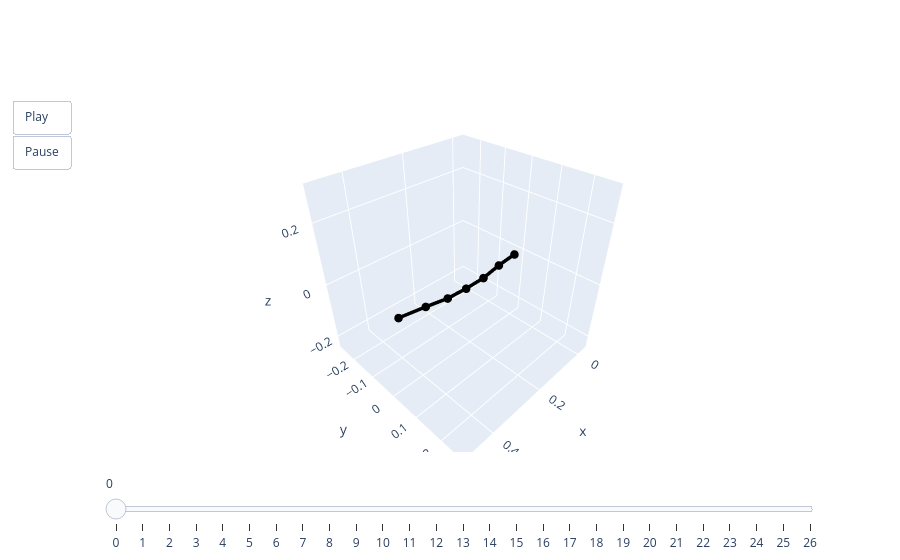

The notebook cell this image was saved under:
### Code cell
animate(valid.qs[0])

### Figure 1 — Plotly figure (JSON) as saved in the notebook; plotly's stock layout.template omitted (floating-point values rounded to 4 significant figures)
{"data": [{"line": {"color": "black", "width": 7}, "marker": {"size": 5}, "mode": "lines+markers", "type": "scatter3d", "x": [0, 0.075, 0.1445, 0.2189, 0.293, 0.3735, 0.4637], "y": [0, 0, 0, 0, 0, 0, 0], "z": [0, -0.006736, -0.01976, -0.02017, -0.01538, 0.0007381, 0.01666]}], "layout": {"scene": {"aspectmode": "cube", "xaxis": {"autorange": false, "range": [-0.04637, 0.5101]}, "yaxis": {"autorange": false, "range": [-0.2782, 0.2782]}, "zaxis": {"autorange": false, "range": [-0.2469, 0.3096]}}, "sliders": [{"steps": [{"args": [["0"], {"frame": {"duration": 0, "redraw": true}, "mode": "immediate"}], "label": "0", "method": "animate"}, {"args": [["1"], {"frame": {"duration": 0, "redraw": true}, "mode": "immediate"}], "label": "1", "method": "animate"}, {"args": [["2"], {"frame": {"duration": 0, "redraw": true}, "mode": "immediate"}], "label": "2", "method": "animate"}, {"args": [["3"], {"frame": {"duration": 0, "redraw": true}, "mode": "immediate"}], "label": "3", "method": "animate"}, {"args": [["4"], {"frame": {"duration": 0, "redraw": true}, "mode": "immediate"}], "label": "4", "method": "animate"}, {"args": [["5"], {"frame": {"duration": 0, "redraw": true}, "mode": "immediate"}], "label": "5", "method": "animate"}, {"args": [["6"], {"frame": {"duration": 0, "redraw": true}, "mode": "immediate"}], "label": "6", "method": "animate"}, {"args": [["7"], {"frame": {"duration": 0, "redraw": true}, "mode": "immediate"}], "label": "7", "method": "animate"}, {"args": [["8"], {"frame": {"duration": 0, "redraw": true}, "mode": "immediate"}], "label": "8", "method": "animate"}, {"args": [["9"], {"frame": {"duration": 0, "redraw": true}, "mode": "immediate"}], "label": "9", "method": "animate"}, {"args": [["10"], {"frame": {"duration": 0, "redraw": true}, "mode": "immediate"}], "label": "10", "method": "animate"}, {"args": [["11"], {"frame": {"duration": 0, "redraw": true}, "mode": "immediate"}], "label": "11", "method": "animate"}, {"args": [["12"], {"frame": {"duration": 0, "redraw": true}, "mode": "immediate"}], "label": "12", "method": "animate"}, {"args": [["13"], {"frame": {"duration": 0, "redraw": true}, "mode": "immediate"}], "label": "13", "method": "animate"}, {"args": [["14"], {"frame": {"duration": 0, "redraw": true}, "mode": "immediate"}], "label": "14", "method": "animate"}, {"args": [["15"], {"frame": {"duration": 0, "redraw": true}, "mode": "immediate"}], "label": "15", "method": "animate"}, {"args": [["16"], {"frame": {"duration": 0, "redraw": true}, "mode": "immediate"}], "label": "16", "method": "animate"}, {"args": [["17"], {"frame": {"duration": 0, "redraw": true}, "mode": "immediate"}], "label": "17", "method": "animate"}, {"args": [["18"], {"frame": {"duration": 0, "redraw": true}, "mode": "immediate"}], "label": "18", "method": "animate"}, {"args": [["19"], {"frame": {"duration": 0, "redraw": true}, "mode": "immediate"}], "label": "19", "method": "animate"}, {"args": [["20"], {"frame": {"duration": 0, "redraw": true}, "mode": "immediate"}], "label": "20", "method": "animate"}, {"args": [["21"], {"frame": {"duration": 0, "redraw": true}, "mode": "immediate"}], "label": "21", "method": "animate"}, {"args": [["22"], {"frame": {"duration": 0, "redraw": true}, "mode": "immediate"}], "label": "22", "method": "animate"}, {"args": [["23"], {"frame": {"duration": 0, "redraw": true}, "mode": "immediate"}], "label": "23", "method": "animate"}, {"args": [["24"], {"frame": {"duration": 0, "redraw": true}, "mode": "immediate"}], "label": "24", "method": "animate"}, {"args": [["25"], {"frame": {"duration": 0, "redraw": true}, "mode": "immediate"}], "label": "25", "method": "animate"}, {"args": [["26"], {"frame": {"duration": 0, "redraw": true}, "mode": "immediate"}], "label": "26", "method": "animate"}]}], "updatemenus": [{"buttons": [{"args": [null, {"frame": {"duration": 50, "redraw": true}, "fromcurrent": true}], "label": "Play", "method": "animate"}, {"args": [[null], {"frame": {"duration": 0, "redraw": true}, "mode": "immediate"}], "label": "Pause", "method": "animate"}], "showactive": false, "type": "buttons"}]}}
